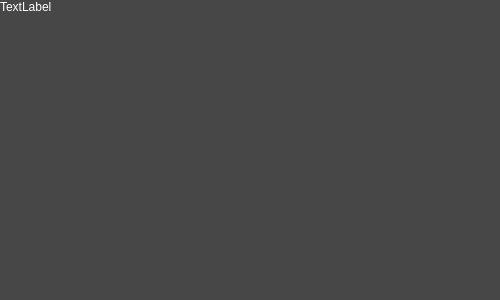
<?xml version="1.0" encoding="UTF-8"?>
<ui version="4.0">
 <class>MainWindow</class>
 <widget class="QMainWindow" name="MainWindow">
  <property name="geometry">
   <rect>
    <x>0</x>
    <y>0</y>
    <width>500</width>
    <height>300</height>
   </rect>
  </property>
  <property name="minimumSize">
   <size>
    <width>500</width>
    <height>300</height>
   </size>
  </property>
  <property name="windowTitle">
   <string>Warning</string>
  </property>
  <property name="styleSheet">
   <string notr="true">background-color: rgb(71, 71, 72);</string>
  </property>
  <widget class="QWidget" name="centralwidget">
   <property name="sizePolicy">
    <sizepolicy hsizetype="Expanding" vsizetype="Expanding">
     <horstretch>0</horstretch>
     <verstretch>0</verstretch>
    </sizepolicy>
   </property>
   <property name="minimumSize">
    <size>
     <width>500</width>
     <height>300</height>
    </size>
   </property>
   <layout class="QVBoxLayout" name="verticalLayout">
    <property name="spacing">
     <number>0</number>
    </property>
    <property name="leftMargin">
     <number>0</number>
    </property>
    <property name="topMargin">
     <number>0</number>
    </property>
    <property name="rightMargin">
     <number>0</number>
    </property>
    <property name="bottomMargin">
     <number>0</number>
    </property>
    <item>
     <widget class="QFrame" name="Content">
      <property name="sizePolicy">
       <sizepolicy hsizetype="Expanding" vsizetype="Expanding">
        <horstretch>0</horstretch>
        <verstretch>0</verstretch>
       </sizepolicy>
      </property>
      <property name="minimumSize">
       <size>
        <width>500</width>
        <height>300</height>
       </size>
      </property>
      <property name="frameShape">
       <enum>QFrame::NoFrame</enum>
      </property>
      <property name="frameShadow">
       <enum>QFrame::Raised</enum>
      </property>
      <layout class="QHBoxLayout" name="horizontalLayout">
       <property name="spacing">
        <number>6</number>
       </property>
       <property name="leftMargin">
        <number>0</number>
       </property>
       <property name="topMargin">
        <number>0</number>
       </property>
       <property name="rightMargin">
        <number>0</number>
       </property>
       <property name="bottomMargin">
        <number>0</number>
       </property>
       <item>
        <widget class="QLabel" name="label">
         <property name="sizePolicy">
          <sizepolicy hsizetype="Expanding" vsizetype="Expanding">
           <horstretch>0</horstretch>
           <verstretch>0</verstretch>
          </sizepolicy>
         </property>
         <property name="minimumSize">
          <size>
           <width>500</width>
           <height>300</height>
          </size>
         </property>
         <property name="styleSheet">
          <string notr="true">color: rgb(255, 255, 255);</string>
         </property>
         <property name="text">
          <string>TextLabel</string>
         </property>
         <property name="alignment">
          <set>Qt::AlignLeading|Qt::AlignLeft|Qt::AlignTop</set>
         </property>
        </widget>
       </item>
      </layout>
     </widget>
    </item>
   </layout>
  </widget>
 </widget>
 <resources/>
 <connections/>
</ui>
